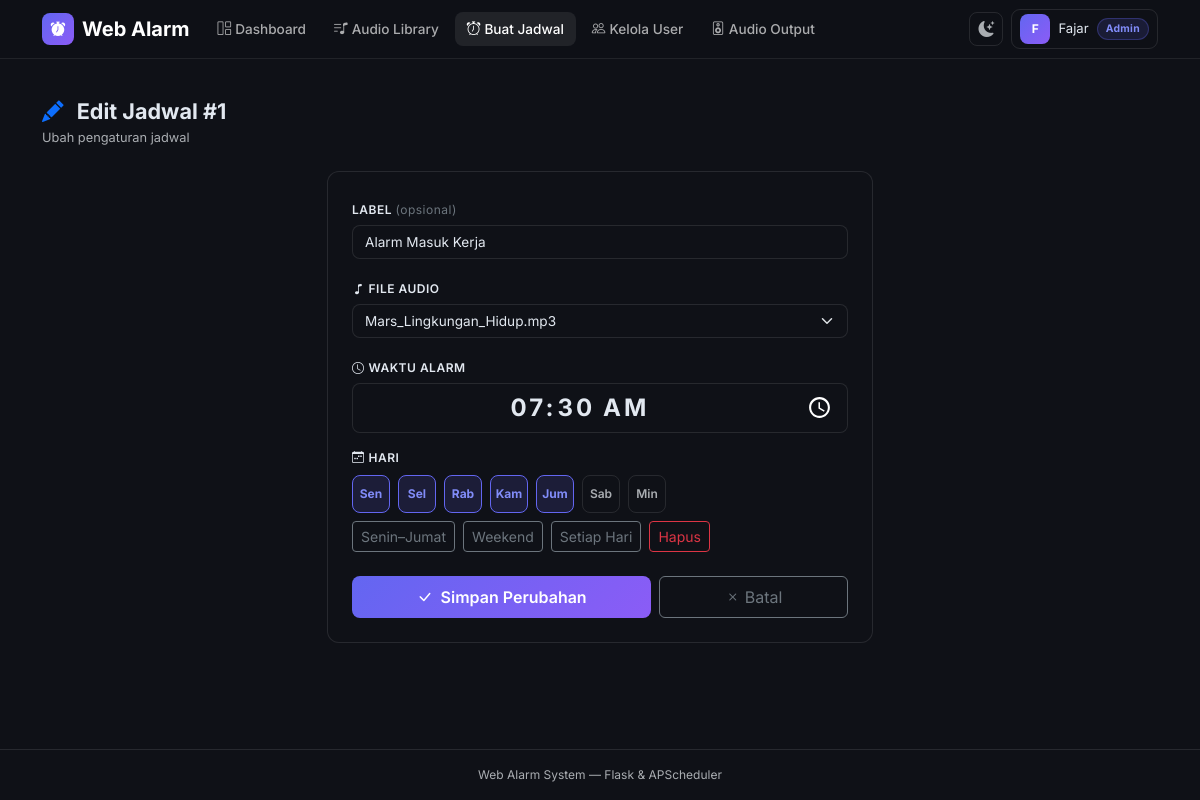
Screenshot of /schedules/edit/1 (signed in) with the database file from the repository.
### models.py (models this page shows, shortened)
class User(UserMixin, db.Model):
    __tablename__ = 'users'
    id = db.Column(db.Integer, primary_key=True)
    name = db.Column(db.String(120), nullable=False)
    email = db.Column(db.String(120), unique=True, nullable=False)
    password_hash = db.Column(db.String(256), nullable=False)
    role = db.Column(db.String(20), default='user', nullable=False)
    is_active = db.Column(db.Boolean, default=True, nullable=False)
    created_at = db.Column(db.DateTime, default=datetime.utcnow, nullable=False)
    audios = db.relationship('Audio', backref='uploader', lazy=True)

class Schedule(db.Model):
    __tablename__ = 'schedules'
    id = db.Column(db.Integer, primary_key=True)
    label = db.Column(db.String(120), nullable=True)
    audio_id = db.Column(db.Integer, db.ForeignKey('audios.id'), nullable=False)
    time_hour = db.Column(db.Integer, nullable=False)
    time_minute = db.Column(db.Integer, nullable=False)
    days_of_week = db.Column(db.String(20), nullable=False)
    is_active = db.Column(db.Boolean, default=True, nullable=False)
    created_by = db.Column(db.Integer, db.ForeignKey('users.id'), nullable=True)
    created_at = db.Column(db.DateTime, default=datetime.utcnow, nullable=False)
    creator = db.relationship('User', foreign_keys=[created_by], backref='schedules')
    def time_display(self):
        return f'{self.time_hour:02d}:{self.time_minute:02d}'

class Audio(db.Model):
    __tablename__ = 'audios'
    id = db.Column(db.Integer, primary_key=True)
    filename = db.Column(db.String(256), nullable=False)
    original_name = db.Column(db.String(256), nullable=False)
    filepath = db.Column(db.String(512), nullable=False)
    uploaded_by = db.Column(db.Integer, db.ForeignKey('users.id'), nullable=False)
    uploaded_at = db.Column(db.DateTime, default=datetime.utcnow, nullable=False)
    schedules = db.relationship('Schedule', backref='audio', lazy=True)

### app.py (the view, shortened to what this page needs)
@app.route('/schedules/edit/<int:schedule_id>', methods=['GET', 'POST'])
@login_required
@member_required
def edit_schedule(schedule_id):
    schedule = db.session.get(Schedule, schedule_id)
    if not schedule:
        abort(404)
    if not is_admin() and schedule.created_by != current_user.id:
        abort(403)
    audio_list = Audio.query.order_by(Audio.original_name).all()
    return render_template('schedule_form.html', audios=audio_list, schedule=schedule)

### app.py (called while the page is built)
@login_manager.user_loader
def load_user(user_id):
    return db.session.get(User, int(user_id))

def member_required(f):
    @wraps(f)
    def decorated(*args, **kwargs):
        if not current_user.is_authenticated:
            abort(403)
        if not current_user.is_active:
            logout_user()
            flash('Akun Anda telah dinonaktifkan.', 'danger')
            return redirect(url_for('login'))
        return f(*args, **kwargs)
    return decorated

def is_admin():
    return current_user.is_authenticated and current_user.role == 'admin'

### templates/schedule_form.html (shortened to what this page needs)
{% extends "base.html" %}
{% block content %}
<div class="mb-4">
  <h1 class="pg-title">
    <i class="bi bi-{% if schedule %}pencil-fill{% else %}alarm-fill{% endif %} me-2 text-primary"></i>
    {% if schedule %}Edit Jadwal #{{ schedule.id }}{% else %}Buat Jadwal Baru{% endif %}
  </h1>
  <p class="pg-sub mb-0">
    {% if schedule %}Ubah pengaturan jadwal{% else %}Tambahkan alarm terjadwal baru{% endif %}
  </p>
</div>
<div class="row justify-content-center">
  <div class="col-12 col-md-9 col-lg-7 col-xl-6">
    <div class="card">
      <div class="card-body p-4">
        <form method="post" novalidate>
          <div class="mb-3">
            <label class="form-label">
              Label
              <span class="text-secondary fw-normal text-lowercase">(opsional)</span>
            </label>
            <input type="text" class="form-control" name="label"
                   placeholder="misal: Bel Masuk, Sholat Dzuhur…"
                   value="{{ schedule.label or '' if schedule else '' }}"/>
          </div>
          <div class="mb-3">
            <label class="form-label"><i class="bi bi-music-note me-1"></i>File Audio</label>
            {% if audios %}
            <select class="form-select" name="audio_id" required>
              {% for audio in audios %}
                <option value="{{ audio.id }}"
                  {% if schedule and schedule.audio_id == audio.id %}selected{% endif %}>
                  {{ audio.original_name }}
                </option>
              {% endfor %}
            </select>
            {% else %}
            <div class="alert alert-warning" style="font-size:.85rem">
              <i class="bi bi-exclamation-triangle me-1"></i>
              Belum ada audio.
              <a href="{{ url_for('audios') }}" class="alert-link">Upload dulu</a>.
            </div>
            {% endif %}
          </div>
          <div class="mb-3">
            <label class="form-label"><i class="bi bi-clock me-1"></i>Waktu Alarm</label>
            <input type="time" class="form-control text-center fw-bold" name="time"
                   required style="font-size:1.5rem;letter-spacing:3px"
                   value="{{ schedule.time_display() if schedule else '' }}"/>
          </div>
          <div class="mb-4">
            <label class="form-label d-block mb-2">
              <i class="bi bi-calendar-week me-1"></i>Hari
            </label>
            <div class="d-flex flex-wrap gap-2 mb-2">
              {% set day_labels = [
                ('0','Sen'),('1','Sel'),('2','Rab'),
                ('3','Kam'),('4','Jum'),('5','Sab'),('6','Min')
              ] %}
              {% for val, lbl in day_labels %}
              {% set chk = schedule and val in schedule.days_of_week.split(',') %}
              <div class="day-chip">
                <label for="d{{ val }}">{{ lbl }}</label>
              </div>
              {% endfor %}
            </div>
            <div class="d-flex flex-wrap gap-2 mt-1">
              <button type="button" class="btn btn-sm btn-outline-secondary"
                      data-days='["0","1","2","3","4"]'>Senin–Jumat</button>
              <button type="button" class="btn btn-sm btn-outline-secondary"
                      data-days='["5","6"]'>Weekend</button>
              <button type="button" class="btn btn-sm btn-outline-secondary"
                      data-days='["0","1","2","3","4","5","6"]'>Setiap Hari</button>
              <button type="button" class="btn btn-sm btn-outline-danger"
                      data-days='[]'>Hapus</button>
            </div>
          </div>
          <div class="d-flex flex-column flex-sm-row gap-2">
            <button type="submit" class="btn btn-grad flex-fill py-2"
                    {% if not audios %}disabled{% endif %}>
              <i class="bi bi-check-lg me-1"></i>
              {% if schedule %}Simpan Perubahan{% else %}Buat Jadwal{% endif %}
            </button>
            <a href="{{ url_for('index') }}"
               class="btn btn-outline-secondary flex-fill py-2 text-center">
              <i class="bi bi-x me-1"></i>Batal
            </a>
          </div>
        </form>
      </div>
    </div>
  </div>
</div>
{% endblock %}

### templates/base.html (shortened to what this page needs)
<!DOCTYPE html>
<html lang="id" data-bs-theme="dark">
<head>
  <link href="https://cdn.jsdelivr.net/npm/bootstrap@5.3.3/dist/css/bootstrap.min.css"
        rel="stylesheet"/>
  <link href="https://cdn.jsdelivr.net/npm/bootstrap-icons@1.11.3/font/bootstrap-icons.min.css"
        rel="stylesheet"/>
</head>
<body>
<nav class="navbar navbar-expand-lg sticky-top navbar-main">
  <div class="container-xl">
    <a class="navbar-brand d-flex align-items-center gap-2 fw-bold" href="{{ url_for('index') }}">
      <span class="navbar-brand-icon"><i class="bi bi-alarm-fill"></i></span>
      Web Alarm
    </a>
    <div class="collapse navbar-collapse" id="mainNav">
      <ul class="navbar-nav me-auto gap-1 mt-2 mt-lg-0">
        {% if current_user.is_authenticated %}
          <li class="nav-item">
            <a class="nav-link {% if request.endpoint == 'index' %}active{% endif %}"
               href="{{ url_for('index') }}">
              <i class="bi bi-grid-1x2 me-1"></i>Dashboard
            </a>
          </li>
          <li class="nav-item">
            <a class="nav-link {% if request.endpoint == 'audios' %}active{% endif %}"
               href="{{ url_for('audios') }}">
              <i class="bi bi-music-note-list me-1"></i>Audio Library
            </a>
          </li>
          <li class="nav-item">
            <a class="nav-link {% if request.endpoint in ['new_schedule','edit_schedule'] %}active{% endif %}"
               href="{{ url_for('new_schedule') }}">
              <i class="bi bi-alarm me-1"></i>Buat Jadwal
            </a>
          </li>
          {% if is_admin() %}
          <li class="nav-item">
            <a class="nav-link {% if request.endpoint in ['users','create_user','edit_user'] %}active{% endif %}"
               href="{{ url_for('users') }}">
              <i class="bi bi-people me-1"></i>Kelola User
            </a>
          </li>
          <li class="nav-item">
            <a class="nav-link {% if request.endpoint == 'audio_settings' %}active{% endif %}"
               href="{{ url_for('audio_settings') }}">
              <i class="bi bi-speaker me-1"></i>Audio Output
            </a>
          </li>
          {% endif %}
        {% endif %}
      </ul>
      <div class="d-flex align-items-center gap-2 mt-2 mt-lg-0">
        <button id="themeToggle" type="button" title="Toggle tema"
                onclick="toggleTheme()" class="d-none d-lg-flex">
          <i class="bi bi-sun-fill" id="themeIcon"></i>
        </button>
        {% if current_user.is_authenticated %}
          <div class="dropdown">
            <button class="btn btn-sm d-flex align-items-center gap-2 px-2 py-1"
                    style="border:1px solid var(--bs-border-color);border-radius:9px;
                           background:transparent;color:var(--bs-body-color)"
                    data-bs-toggle="dropdown" aria-expanded="false">
              <span class="user-av">{{ current_user.name[0]|upper }}</span>
              <span class="d-none d-sm-inline fw-500" style="font-size:.82rem">
                {{ current_user.name.split()[0] }}
              </span>
              <span class="{% if is_admin() %}badge-admin{% else %}badge-user{% endif %}">
                {{ 'Admin' if is_admin() else 'User' }}
              </span>
            </button>
          </div>
        {% else %}
          <a href="{{ url_for('login') }}" class="btn btn-sm btn-outline-secondary px-3">Login</a>
          <a href="{{ url_for('register') }}" class="btn btn-sm btn-grad px-3">Daftar</a>
        {% endif %}
      </div>
    </div>
  </div>
</nav>
<div class="container-xl pt-3">
</div>
<main class="container-xl py-4">
  {% block content %}{% endblock %}
</main>
<footer class="border-top py-3">
  <div class="container-xl text-center" style="font-size:.75rem;color:var(--bs-secondary-color)">
    Web Alarm System &mdash; Flask &amp; APScheduler
  </div>
</footer>
</body>
</html>

### templates/base.html (style rules this page uses)
body { font-family: 'Inter', system-ui, sans-serif; min-height: 100vh; display: flex; flex-direction: column; }
main { flex: 1; }
[data-bs-theme="dark"] { --bs-body-bg: #0f1117; --bs-body-color: #e2e8f0; --bs-border-color: rgba(255,255,255,.1); --bs-card-bg: #1a1f2e; --bs-secondary-bg: #141824; --bs-tertiary-bg: #1e2433; }
:root { --accent: #6366f1; --accent2: #8b5cf6; --accent-rgb: 99,102,241; }
[data-bs-theme="dark"] .navbar-main { background: rgba(15,17,23,.97) !important; border-bottom: 1px solid rgba(255,255,255,.08); backdrop-filter: blur(12px); }
.navbar-brand-icon { width: 32px; height: 32px; border-radius: 8px; background: linear-gradient(135deg, var(--accent), var(--accent2)); display: inline-flex; align-items: center; justify-content: center; font-size: .9rem; color: #fff; flex-shrink: 0; }
.nav-link { font-size: .85rem; font-weight: 500; border-radius: 8px !important; padding: .4rem .75rem !important; transition: background .15s; }
[data-bs-theme="dark"] .nav-link:hover, [data-bs-theme="dark"] .nav-link.active { background: rgba(255,255,255,.08) !important; color: #fff !important; }
.card { border-radius: 12px; border-color: var(--bs-border-color); }
.btn-grad { background: linear-gradient(135deg, var(--accent), var(--accent2)); border: none; color: #fff; font-weight: 600; border-radius: 8px; transition: opacity .15s, transform .1s; }
.badge-admin { background: rgba(var(--accent-rgb),.15); color: #818cf8; border: 1px solid rgba(var(--accent-rgb),.3); padding: 2px 8px; border-radius: 20px; font-size: .65rem; font-weight: 700; letter-spacing: .3px; }
.form-control, .form-select { border-radius: 8px; font-size: .85rem; }
.form-label { font-size: .75rem; font-weight: 600; text-transform: uppercase; letter-spacing: .5px; margin-bottom: .35rem; }
.day-chip label { display: inline-flex; align-items: center; justify-content: center; width: 38px; height: 38px; border-radius: 8px; font-size: .75rem; font-weight: 600; cursor: pointer; border: 1px solid var(--bs-border-color); background: transparent; color: var(--bs-secondary-color); transition: all .15s; user-select: none; }
.day-chip input:checked + label { background: rgba(var(--accent-rgb),.15); border-color: var(--accent); color: #818cf8; font-weight: 700; }
#themeToggle { width: 34px; height: 34px; border-radius: 8px; border: 1px solid var(--bs-border-color); background: transparent; display: flex; align-items: center; justify-content: center; cursor: pointer; transition: all .15s; font-size: 1rem; color: var(--bs-secondary-color); }
.user-av { width: 30px; height: 30px; border-radius: 8px; background: linear-gradient(135deg, var(--accent), var(--accent2)); display: inline-flex; align-items: center; justify-content: center; font-size: .75rem; font-weight: 700; color: #fff; flex-shrink: 0; }
.pg-title { font-size: 1.35rem; font-weight: 700; margin: 0; }
.pg-sub { font-size: .8rem; color: var(--bs-secondary-color); margin-top: 3px; }

### rows the page displays
User: name "F", name "Fajar", is_active+role "Admin"
Schedule: id "1", label "Alarm Masuk Kerja", audio_id "Mars_Lingkungan_Hidup.mp3", time "07:30"

### other values shown
{{ lbl }} "Sen" "Sel" "Rab" "Kam" "Jum" "Sab" "Min"
